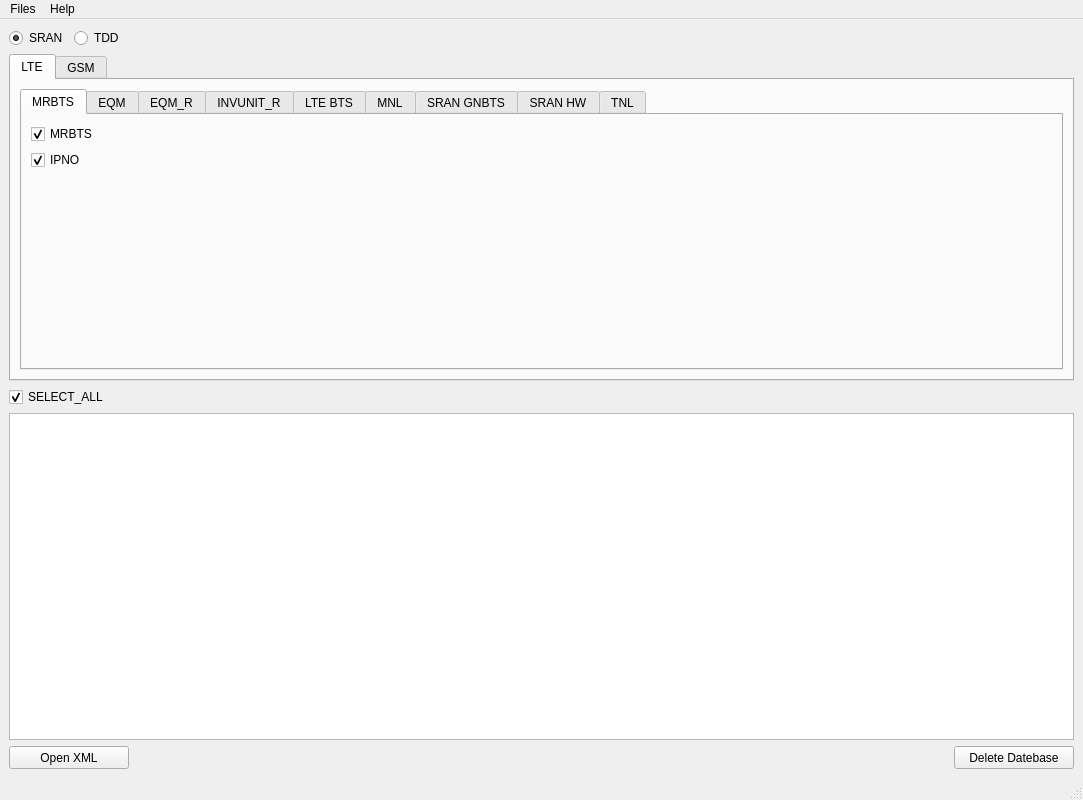
<?xml version="1.0" encoding="UTF-8"?>
<ui version="4.0">
 <author>李杰</author>
 <class>MainWindow</class>
 <widget class="QMainWindow" name="MainWindow">
  <property name="geometry">
   <rect>
    <x>0</x>
    <y>0</y>
    <width>1083</width>
    <height>800</height>
   </rect>
  </property>
  <property name="windowTitle">
   <string>SRAN Reading Tool </string>
  </property>
  <widget class="QWidget" name="centralwidget">
   <layout class="QVBoxLayout" name="verticalLayout_2">
    <item>
     <layout class="QFormLayout" name="formLayout_10">
      <item row="0" column="0">
       <widget class="QRadioButton" name="SRAN">
        <property name="maximumSize">
         <size>
          <width>60</width>
          <height>40</height>
         </size>
        </property>
        <property name="text">
         <string>SRAN</string>
        </property>
        <property name="checked">
         <bool>true</bool>
        </property>
       </widget>
      </item>
      <item row="0" column="1">
       <widget class="QRadioButton" name="TDD">
        <property name="maximumSize">
         <size>
          <width>60</width>
          <height>40</height>
         </size>
        </property>
        <property name="layoutDirection">
         <enum>Qt::LeftToRight</enum>
        </property>
        <property name="text">
         <string>TDD</string>
        </property>
        <property name="checkable">
         <bool>true</bool>
        </property>
        <property name="checked">
         <bool>false</bool>
        </property>
       </widget>
      </item>
     </layout>
    </item>
    <item>
     <widget class="QTabWidget" name="tabWidget_2">
      <property name="font">
       <font>
        <weight>50</weight>
        <bold>false</bold>
       </font>
      </property>
      <property name="currentIndex">
       <number>0</number>
      </property>
      <property name="iconSize">
       <size>
        <width>16</width>
        <height>16</height>
       </size>
      </property>
      <widget class="QWidget" name="tab_11">
       <attribute name="title">
        <string>LTE</string>
       </attribute>
       <layout class="QHBoxLayout" name="horizontalLayout">
        <item>
         <widget class="QTabWidget" name="tabWidget">
          <property name="enabled">
           <bool>true</bool>
          </property>
          <property name="currentIndex">
           <number>0</number>
          </property>
          <widget class="QWidget" name="tab">
           <attribute name="title">
            <string>MRBTS</string>
           </attribute>
           <layout class="QVBoxLayout" name="verticalLayout_4">
            <item>
             <layout class="QFormLayout" name="formLayout_4">
              <item row="0" column="0">
               <widget class="QCheckBox" name="MRBTS">
                <property name="text">
                 <string>MRBTS</string>
                </property>
                <property name="checked">
                 <bool>true</bool>
                </property>
               </widget>
              </item>
              <item row="1" column="0">
               <widget class="QCheckBox" name="IPNO">
                <property name="text">
                 <string>IPNO</string>
                </property>
                <property name="checked">
                 <bool>true</bool>
                </property>
               </widget>
              </item>
             </layout>
            </item>
           </layout>
          </widget>
          <widget class="QWidget" name="tab_2">
           <attribute name="title">
            <string>EQM</string>
           </attribute>
           <layout class="QVBoxLayout" name="verticalLayout_5">
            <item>
             <layout class="QFormLayout" name="formLayout_5">
              <item row="2" column="0">
               <widget class="QCheckBox" name="RMOD_EQM">
                <property name="text">
                 <string>RMOD</string>
                </property>
                <property name="checked">
                 <bool>true</bool>
                </property>
               </widget>
              </item>
              <item row="3" column="0">
               <widget class="QCheckBox" name="SMOD_EQM">
                <property name="text">
                 <string>SMOD</string>
                </property>
                <property name="checked">
                 <bool>true</bool>
                </property>
               </widget>
              </item>
              <item row="1" column="0">
               <widget class="QCheckBox" name="BBMOD_EQM">
                <property name="text">
                 <string>BBMOD</string>
                </property>
                <property name="checked">
                 <bool>true</bool>
                </property>
               </widget>
              </item>
             </layout>
            </item>
           </layout>
          </widget>
          <widget class="QWidget" name="tab_3">
           <attribute name="title">
            <string>EQM_R</string>
           </attribute>
           <layout class="QVBoxLayout" name="verticalLayout_3">
            <item>
             <layout class="QFormLayout" name="formLayout_3">
              <item row="0" column="0">
               <widget class="QCheckBox" name="GNSSE_R">
                <property name="text">
                 <string>GNSSE_R</string>
                </property>
                <property name="checked">
                 <bool>true</bool>
                </property>
               </widget>
              </item>
              <item row="1" column="0">
               <widget class="QCheckBox" name="BBMOD_R">
                <property name="text">
                 <string>BBMOD_R</string>
                </property>
                <property name="checked">
                 <bool>true</bool>
                </property>
               </widget>
              </item>
              <item row="2" column="0">
               <widget class="QCheckBox" name="SMOD_R">
                <property name="text">
                 <string>SMOD_R</string>
                </property>
                <property name="checked">
                 <bool>true</bool>
                </property>
               </widget>
              </item>
              <item row="3" column="0">
               <widget class="QCheckBox" name="RMOD_R">
                <property name="text">
                 <string>RMOD_R</string>
                </property>
                <property name="checked">
                 <bool>true</bool>
                </property>
               </widget>
              </item>
              <item row="4" column="0">
               <widget class="QCheckBox" name="ANTL_R">
                <property name="text">
                 <string>ANTL_R</string>
                </property>
                <property name="checked">
                 <bool>true</bool>
                </property>
               </widget>
              </item>
              <item row="5" column="0">
               <widget class="QCheckBox" name="SFP_R">
                <property name="text">
                 <string>SFP_R</string>
                </property>
                <property name="checked">
                 <bool>true</bool>
                </property>
               </widget>
              </item>
              <item row="6" column="0">
               <widget class="QCheckBox" name="ASIRMOD_R">
                <property name="text">
                 <string>ASIRMOD_R</string>
                </property>
                <property name="checked">
                 <bool>true</bool>
                </property>
               </widget>
              </item>
              <item row="7" column="0">
               <widget class="QCheckBox" name="CABLINK_R">
                <property name="text">
                 <string>CABLINK_R</string>
                </property>
                <property name="checked">
                 <bool>true</bool>
                </property>
               </widget>
              </item>
             </layout>
            </item>
           </layout>
          </widget>
          <widget class="QWidget" name="tab_4">
           <attribute name="title">
            <string>INVUNIT_R</string>
           </attribute>
           <layout class="QVBoxLayout" name="verticalLayout_6">
            <item>
             <layout class="QGridLayout" name="gridLayout_9"/>
            </item>
           </layout>
          </widget>
          <widget class="QWidget" name="tab_5">
           <attribute name="title">
            <string>LTE BTS</string>
           </attribute>
           <layout class="QVBoxLayout" name="verticalLayout_7">
            <item>
             <layout class="QFormLayout" name="formLayout_2">
              <item row="0" column="0">
               <widget class="QCheckBox" name="LNBTS">
                <property name="text">
                 <string>LNBTS</string>
                </property>
                <property name="checked">
                 <bool>true</bool>
                </property>
               </widget>
              </item>
              <item row="1" column="0">
               <widget class="QCheckBox" name="LNCEL">
                <property name="text">
                 <string>LNCEL</string>
                </property>
                <property name="checked">
                 <bool>true</bool>
                </property>
               </widget>
              </item>
              <item row="2" column="0">
               <widget class="QCheckBox" name="LNCEL_FDD">
                <property name="text">
                 <string>LNCEL_FDD</string>
                </property>
                <property name="checked">
                 <bool>true</bool>
                </property>
               </widget>
              </item>
              <item row="3" column="0">
               <widget class="QCheckBox" name="NBIOT_FDD">
                <property name="text">
                 <string>NBIOT_FDD</string>
                </property>
                <property name="checked">
                 <bool>true</bool>
                </property>
               </widget>
              </item>
              <item row="4" column="0">
               <widget class="QCheckBox" name="LNMME">
                <property name="text">
                 <string>LNMME</string>
                </property>
                <property name="checked">
                 <bool>true</bool>
                </property>
               </widget>
              </item>
              <item row="5" column="0">
               <widget class="QCheckBox" name="LNCEL_TDD">
                <property name="text">
                 <string>LNCEL_TDD</string>
                </property>
                <property name="checked">
                 <bool>true</bool>
                </property>
               </widget>
              </item>
             </layout>
            </item>
           </layout>
          </widget>
          <widget class="QWidget" name="tab_6">
           <attribute name="title">
            <string>MNL</string>
           </attribute>
           <layout class="QVBoxLayout" name="verticalLayout_8">
            <item>
             <layout class="QFormLayout" name="formLayout">
              <item row="0" column="0">
               <widget class="QCheckBox" name="CHANNEL">
                <property name="text">
                 <string>CHANNEL</string>
                </property>
                <property name="checked">
                 <bool>true</bool>
                </property>
               </widget>
              </item>
              <item row="0" column="1">
               <widget class="QCheckBox" name="SECADM">
                <property name="text">
                 <string>SECADM</string>
                </property>
                <property name="checked">
                 <bool>true</bool>
                </property>
               </widget>
              </item>
              <item row="1" column="0">
               <widget class="QCheckBox" name="CHANNELGROUP">
                <property name="text">
                 <string>CHANNELGROUP</string>
                </property>
                <property name="checked">
                 <bool>true</bool>
                </property>
               </widget>
              </item>
              <item row="2" column="0">
               <widget class="QCheckBox" name="GNSSE_MNL">
                <property name="text">
                 <string>GNSSE</string>
                </property>
                <property name="checked">
                 <bool>true</bool>
                </property>
               </widget>
              </item>
              <item row="3" column="0">
               <widget class="QCheckBox" name="FEATCADM">
                <property name="text">
                 <string>FEATCADM</string>
                </property>
                <property name="checked">
                 <bool>true</bool>
                </property>
               </widget>
              </item>
              <item row="4" column="0">
               <widget class="QCheckBox" name="MPLANENW">
                <property name="text">
                 <string>MPLANENW</string>
                </property>
                <property name="checked">
                 <bool>true</bool>
                </property>
               </widget>
              </item>
              <item row="5" column="0">
               <widget class="QCheckBox" name="MNL_R">
                <property name="text">
                 <string>MNL_R</string>
                </property>
                <property name="checked">
                 <bool>true</bool>
                </property>
               </widget>
              </item>
              <item row="1" column="1">
               <widget class="QCheckBox" name="TIME1">
                <property name="text">
                 <string>TIME</string>
                </property>
                <property name="checked">
                 <bool>true</bool>
                </property>
               </widget>
              </item>
              <item row="2" column="1">
               <widget class="QCheckBox" name="CLOCK">
                <property name="text">
                 <string>CLOCK</string>
                </property>
                <property name="checked">
                 <bool>true</bool>
                </property>
               </widget>
              </item>
              <item row="3" column="1">
               <widget class="QCheckBox" name="LCELL">
                <property name="text">
                 <string>LCELL</string>
                </property>
                <property name="checked">
                 <bool>true</bool>
                </property>
               </widget>
              </item>
              <item row="4" column="1">
               <widget class="QCheckBox" name="SYNC">
                <property name="text">
                 <string>SYNC</string>
                </property>
                <property name="checked">
                 <bool>true</bool>
                </property>
               </widget>
              </item>
             </layout>
            </item>
           </layout>
          </widget>
          <widget class="QWidget" name="tab_7">
           <attribute name="title">
            <string>SRAN GNBTS</string>
           </attribute>
           <layout class="QVBoxLayout" name="verticalLayout_9">
            <item>
             <layout class="QFormLayout" name="formLayout_6">
              <item row="1" column="0">
               <widget class="QCheckBox" name="GNBCF">
                <property name="text">
                 <string>GNBCF</string>
                </property>
                <property name="checked">
                 <bool>true</bool>
                </property>
               </widget>
              </item>
              <item row="2" column="0">
               <widget class="QCheckBox" name="GNCEL">
                <property name="text">
                 <string>GNCEL</string>
                </property>
                <property name="checked">
                 <bool>true</bool>
                </property>
               </widget>
              </item>
              <item row="3" column="0">
               <widget class="QCheckBox" name="GNCEL_R">
                <property name="text">
                 <string>GNCEL_R</string>
                </property>
                <property name="checked">
                 <bool>true</bool>
                </property>
               </widget>
              </item>
              <item row="0" column="0">
               <widget class="QCheckBox" name="CARRIERGROUPC_R">
                <property name="text">
                 <string>CARRIERGROUPC_R</string>
                </property>
                <property name="checked">
                 <bool>true</bool>
                </property>
               </widget>
              </item>
             </layout>
            </item>
           </layout>
          </widget>
          <widget class="QWidget" name="tab_8">
           <attribute name="title">
            <string>SRAN HW</string>
           </attribute>
           <layout class="QVBoxLayout" name="verticalLayout_10">
            <item>
             <layout class="QFormLayout" name="formLayout_7">
              <item row="0" column="0">
               <widget class="QCheckBox" name="HW">
                <property name="text">
                 <string>HW</string>
                </property>
                <property name="checked">
                 <bool>true</bool>
                </property>
               </widget>
              </item>
              <item row="1" column="0">
               <widget class="QCheckBox" name="GNSSE_HW">
                <property name="text">
                 <string>GNSSE</string>
                </property>
                <property name="checked">
                 <bool>true</bool>
                </property>
               </widget>
              </item>
              <item row="2" column="0">
               <widget class="QCheckBox" name="BBMOD_HW">
                <property name="text">
                 <string>BBMOD</string>
                </property>
                <property name="checked">
                 <bool>true</bool>
                </property>
               </widget>
              </item>
              <item row="3" column="0">
               <widget class="QCheckBox" name="RMOD_HW">
                <property name="text">
                 <string>RMOD</string>
                </property>
                <property name="checked">
                 <bool>true</bool>
                </property>
               </widget>
              </item>
              <item row="4" column="0">
               <widget class="QCheckBox" name="SMOD_HW">
                <property name="text">
                 <string>SMOD</string>
                </property>
                <property name="checked">
                 <bool>true</bool>
                </property>
               </widget>
              </item>
             </layout>
            </item>
           </layout>
          </widget>
          <widget class="QWidget" name="tab_9">
           <attribute name="title">
            <string>TNL</string>
           </attribute>
           <layout class="QVBoxLayout" name="verticalLayout_11">
            <item>
             <layout class="QFormLayout" name="formLayout_8">
              <item row="0" column="0">
               <widget class="QCheckBox" name="IPRT">
                <property name="text">
                 <string>IPRT</string>
                </property>
                <property name="checked">
                 <bool>true</bool>
                </property>
               </widget>
              </item>
              <item row="1" column="0">
               <widget class="QCheckBox" name="IPADDRESSV4">
                <property name="text">
                 <string>IPADDRESSV4</string>
                </property>
                <property name="checked">
                 <bool>true</bool>
                </property>
               </widget>
              </item>
              <item row="2" column="0">
               <widget class="QCheckBox" name="VLANIF">
                <property name="text">
                 <string>VLANIF</string>
                </property>
                <property name="checked">
                 <bool>true</bool>
                </property>
               </widget>
              </item>
              <item row="3" column="0">
               <widget class="QCheckBox" name="IVIF">
                <property name="text">
                 <string>IVIF</string>
                </property>
                <property name="checked">
                 <bool>true</bool>
                </property>
               </widget>
              </item>
             </layout>
            </item>
           </layout>
          </widget>
         </widget>
        </item>
       </layout>
      </widget>
      <widget class="QWidget" name="tab_13">
       <attribute name="title">
        <string>GSM</string>
       </attribute>
       <layout class="QHBoxLayout" name="horizontalLayout_3">
        <item>
         <layout class="QFormLayout" name="formLayout_9">
          <item row="0" column="0">
           <widget class="QCheckBox" name="UNIT">
            <property name="text">
             <string>UNIT</string>
            </property>
            <property name="checked">
             <bool>true</bool>
            </property>
           </widget>
          </item>
          <item row="1" column="0">
           <widget class="QCheckBox" name="HW_GSM">
            <property name="text">
             <string>HW_GSM</string>
            </property>
            <property name="checked">
             <bool>true</bool>
            </property>
           </widget>
          </item>
         </layout>
        </item>
       </layout>
      </widget>
     </widget>
    </item>
    <item>
     <widget class="QCheckBox" name="SELECT_ALL">
      <property name="text">
       <string>SELECT_ALL</string>
      </property>
      <property name="checked">
       <bool>true</bool>
      </property>
     </widget>
    </item>
    <item>
     <layout class="QVBoxLayout" name="verticalLayout">
      <item>
       <widget class="QTextBrowser" name="textBrowser">
        <property name="font">
         <font>
          <family>微软雅黑</family>
          <pointsize>10</pointsize>
          <weight>50</weight>
          <bold>false</bold>
         </font>
        </property>
       </widget>
      </item>
     </layout>
    </item>
    <item>
     <layout class="QGridLayout" name="gridLayout">
      <item row="2" column="2">
       <widget class="QPushButton" name="pushButton_2">
        <property name="minimumSize">
         <size>
          <width>120</width>
          <height>23</height>
         </size>
        </property>
        <property name="text">
         <string>Delete Datebase</string>
        </property>
       </widget>
      </item>
      <item row="2" column="0">
       <widget class="QPushButton" name="pushButton">
        <property name="minimumSize">
         <size>
          <width>120</width>
          <height>23</height>
         </size>
        </property>
        <property name="text">
         <string>Open XML</string>
        </property>
       </widget>
      </item>
      <item row="2" column="1">
       <spacer name="horizontalSpacer">
        <property name="orientation">
         <enum>Qt::Horizontal</enum>
        </property>
        <property name="sizeHint" stdset="0">
         <size>
          <width>40</width>
          <height>20</height>
         </size>
        </property>
       </spacer>
      </item>
     </layout>
    </item>
   </layout>
  </widget>
  <widget class="QMenuBar" name="menubar">
   <property name="geometry">
    <rect>
     <x>0</x>
     <y>0</y>
     <width>1083</width>
     <height>23</height>
    </rect>
   </property>
   <widget class="QMenu" name="menu">
    <property name="title">
     <string>Files</string>
    </property>
    <addaction name="actionopenfile"/>
    <addaction name="actionexit"/>
   </widget>
   <widget class="QMenu" name="menutest">
    <property name="title">
     <string>Help</string>
    </property>
    <addaction name="actiontest"/>
   </widget>
   <addaction name="menu"/>
   <addaction name="menutest"/>
  </widget>
  <widget class="QStatusBar" name="statusbar">
   <property name="inputMethodHints">
    <set>Qt::ImhNone</set>
   </property>
   <property name="sizeGripEnabled">
    <bool>true</bool>
   </property>
  </widget>
  <action name="actionopenfile">
   <property name="text">
    <string>Open XML</string>
   </property>
   <property name="shortcut">
    <string>Ctrl+O</string>
   </property>
  </action>
  <action name="actiontuichu">
   <property name="text">
    <string>tuichu</string>
   </property>
  </action>
  <action name="actiontuic">
   <property name="text">
    <string>tuic</string>
   </property>
  </action>
  <action name="actiontest">
   <property name="text">
    <string>About</string>
   </property>
  </action>
  <action name="actiontuichu_2">
   <property name="text">
    <string>tuichu</string>
   </property>
  </action>
  <action name="actionchu">
   <property name="text">
    <string>exit</string>
   </property>
  </action>
  <action name="actionexit">
   <property name="text">
    <string>Quit</string>
   </property>
   <property name="shortcut">
    <string>Ctrl+Q</string>
   </property>
  </action>
 </widget>
 <resources/>
 <connections>
  <connection>
   <sender>actionopenfile</sender>
   <signal>triggered()</signal>
   <receiver>MainWindow</receiver>
   <slot>btn_click()</slot>
   <hints>
    <hint type="sourcelabel">
     <x>-1</x>
     <y>-1</y>
    </hint>
    <hint type="destinationlabel">
     <x>399</x>
     <y>299</y>
    </hint>
   </hints>
  </connection>
  <connection>
   <sender>actionexit</sender>
   <signal>triggered()</signal>
   <receiver>MainWindow</receiver>
   <slot>close()</slot>
   <hints>
    <hint type="sourcelabel">
     <x>-1</x>
     <y>-1</y>
    </hint>
    <hint type="destinationlabel">
     <x>481</x>
     <y>315</y>
    </hint>
   </hints>
  </connection>
 </connections>
 <slots>
  <slot>btn_click()</slot>
 </slots>
</ui>
